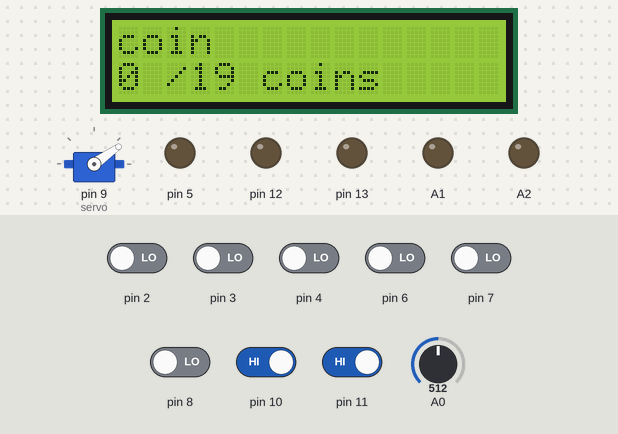
Simulated run of this sketch. Board: Arduino Uno, built with avr-gcc and run on an emulated ATmega328P. On the bench: 16×2 character LCD, servo, output pins drawn as LEDs (lit = HIGH). The test bench sets the inputs (shaded band); at power-on: pin 10, pin 11 HIGH, pin 2–4, pin 6–8 LOW, A0 = 512.

Above: at 2.2 s.
2.3 s: pin 7 driven HIGH
At 2.9 s:
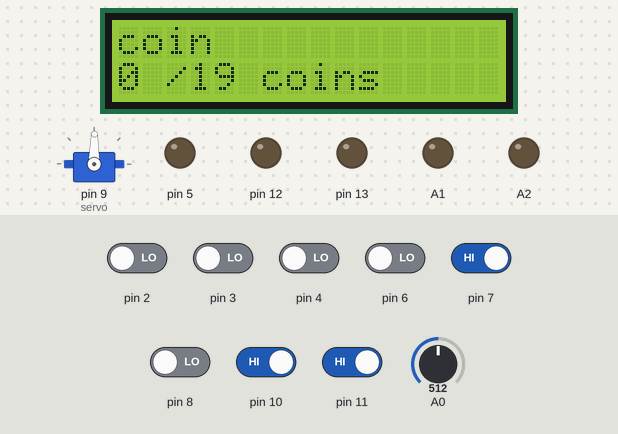
5.3 s: pin 6 driven HIGH
At 6.9 s:
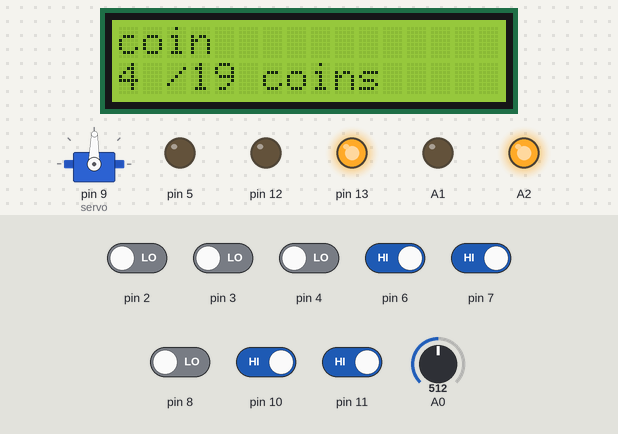
8.3 s: pin 4 driven HIGH
At 9.8 s:
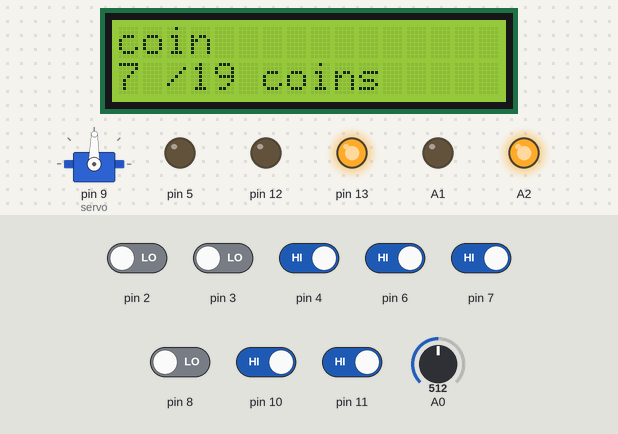
11.3 s: pin 10 driven LOW
At 12.3 s:
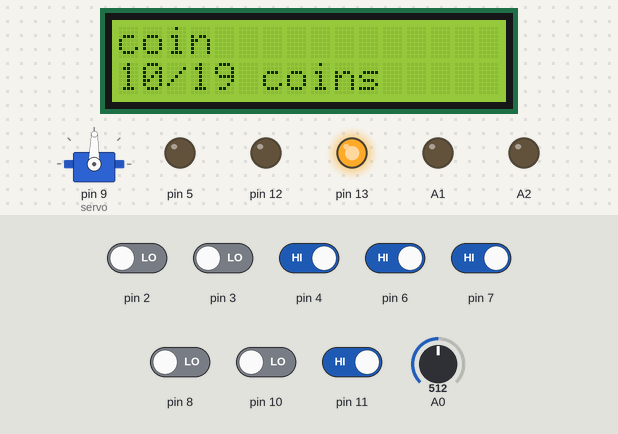
14.3 s: pin 11 driven LOW
At 15.6 s:
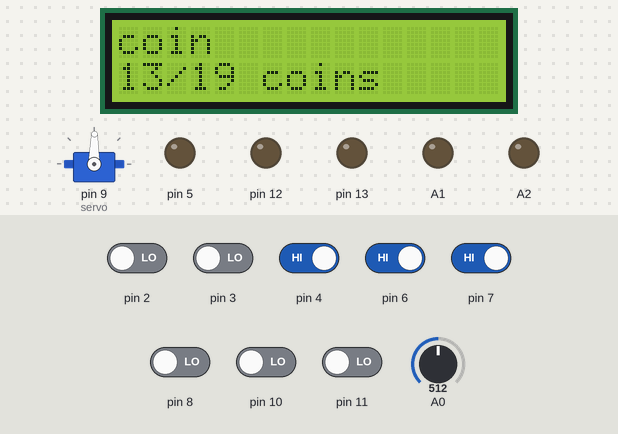
17.3 s: pin 10 driven HIGH
At 21.1 s:
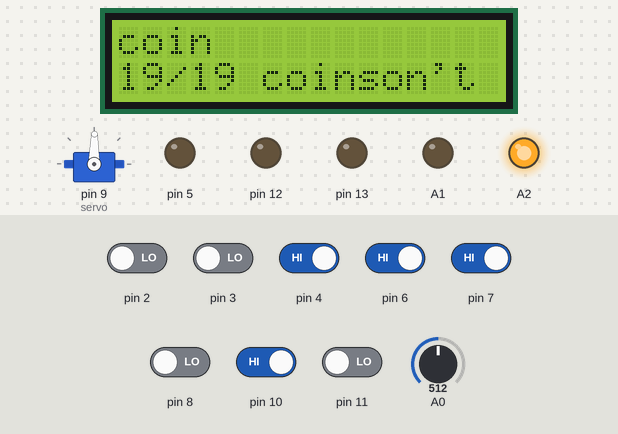
Timing chart, 0 to 21.3 s (numbered marks = the images above; inputs shaded):
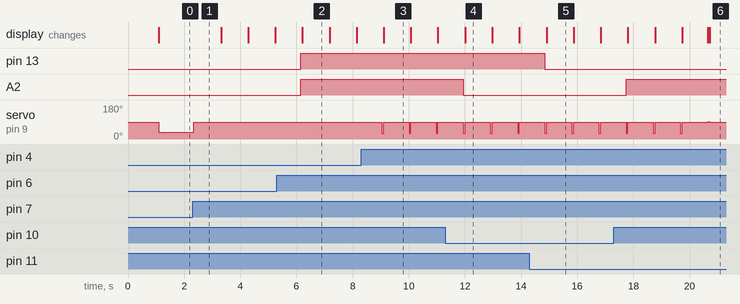

The sketch:

sketch_feb07a.ino
```cpp
/*
 * 爪子&顯示
 * arduino nano
 */
#include <Servo.h>            //常見的函式庫，應該不用說了(嗎?)
#include <Wire.h>             //lcd
#include <LiquidCrystal_I2C.h>  //函式庫
LiquidCrystal_I2C lcd(0x27, 2, 1, 0, 4, 5, 6, 7, 3, POSITIVE); //他的address
Servo servo;
long c;
void setup() {
  Serial.begin(9600);
  lcd.begin(16,2);
  servo.attach(9);
  pinMode(2,INPUT);
  pinMode(3,INPUT);
  pinMode(4,INPUT);
  pinMode(5,OUTPUT);
  pinMode(7,INPUT);
  pinMode(8,INPUT);
  pinMode(6,INPUT);
  pinMode(10,INPUT);
  pinMode(11,INPUT);
  pinMode(12,OUTPUT);
  pinMode(13,OUTPUT);
  pinMode(A1,OUTPUT);
  pinMode(A2,OUTPUT);
  pinMode(A3,INPUT);
  lcd.backlight();
  lcd.setCursor(0,0);
  lcd.print("hello");
  lcd.setCursor(0,1);
  lcd.print("claw machine");
  delay(1000);
  lcd.clear();
}

void loop() {
 int i=analogRead(A0); //調整電壓(12~34 or 35volt)
  //下方為與arduino nano以杜邦線作訊號傳輸(皆為按鈕)
  //nano pins:D2  D3  D6
  //與之對應   |   |   |     ("|"為上下對應)
  //UNO  pins:D11 D13 D12
  if(digitalRead(2)==HIGH){ //取物鈕
    analogWrite(5,i);
  }
  if(digitalRead(3)==HIGH){ //*[二收]*
    analogWrite(5,i);
  }
  if(digitalRead(7)==HIGH){//計數金額
    c++;
    servo.write(89);  //原為設計在錢道使用(好像是多餘的(?))
    delay(900);
   }
  if(digitalRead(4)==HIGH){//天車原點
    servo.write(30);  //原為設計在錢道使用(好像是多餘的(?))
    analogWrite(5,0);
  }
  else if(digitalRead(8)==HIGH){  //電眼
    c=0;
  }
  if(digitalRead(6)==HIGH){  //天車歸位
    digitalWrite(12,LOW);
    digitalWrite(13,HIGH);
    digitalWrite(A1,LOW);
    digitalWrite(A2,HIGH);
  }
  if(digitalRead(10)==LOW){  //歸位停止
   // digitalWrite(12,LOW);
   // digitalWrite(13,LOW);
    digitalWrite(A1,LOW);
    digitalWrite(A2,LOW);
  }
  if(digitalRead(11)==LOW){  //歸位停止
    digitalWrite(12,LOW);
    digitalWrite(13,LOW);
   // digitalWrite(A1,LOW);
   // digitalWrite(A2,LOW);
  }
 if(c==19){      //已達保證取物金額
   if(digitalRead(2)==HIGH){
     analogWrite(5,1023);
   }
   if(digitalRead(3)==HIGH){
     analogWrite(5,1023);
  }
   servo.write(91);
   lcd.setCursor(10,1);
   lcd.print("Don't put money");
 }
  else if(c==0){ //假如歸零
  servo.write(35);
  lcd.clear();   //清除計數
  lcd.setCursor(0,0);
  lcd.print("coin");
  lcd.setCursor(0,1);
  lcd.print(c);
  lcd.setCursor(2,1);
  lcd.print("/19 coins");
  }
  delay(50);     //debounce(開關金屬彈跳debug)
  //下為顯示該數據(次數)
  lcd.setCursor(0,0);
  lcd.print("coin");
  lcd.setCursor(0,1);
  lcd.print(c);
  lcd.setCursor(2,1);
  lcd.print("/19 coins");
}
```

Measured:
- after the input at 2.3 s, servo on pin 9 (servo): 35° → 89° after 0.05 s
- after the input at 5.3 s, pin 13, A2: LOW → HIGH after 0.85 s
- after the input at 8.3 s, servo on pin 9 (servo): alternates 89° for 0.90 s and 30° for 0.07 s, starting after 0.74 s
- after the input at 11.3 s, A2: HIGH → LOW after 0.64 s
- after the input at 14.3 s, pin 13: HIGH → LOW after 0.54 s
- after the input at 17.3 s, A2: LOW → HIGH after 0.44 s
- what the display in image 2 shows lasts 1.0 s, from 6.2 s to 7.2 s
